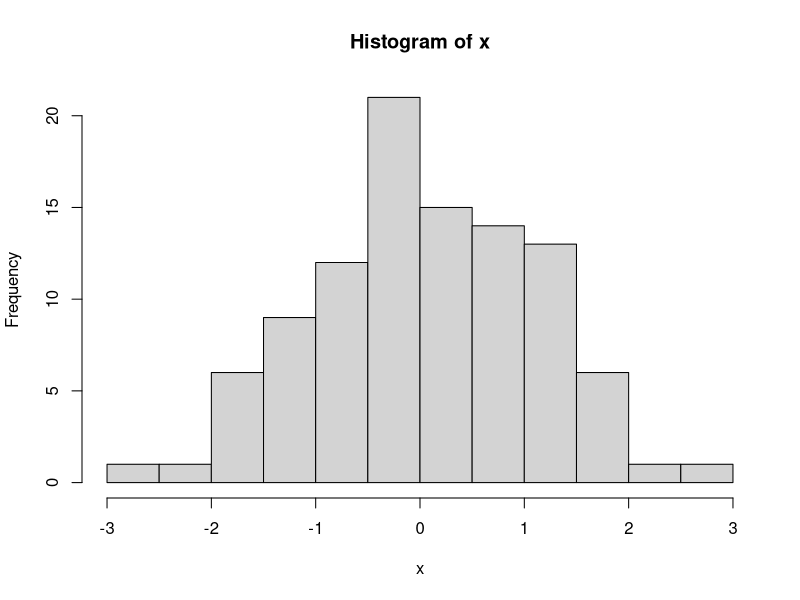

Reproduce this figure in R.
## ---- chunk 1
x = rnorm(100)
hist(x)
head(x, 20)
